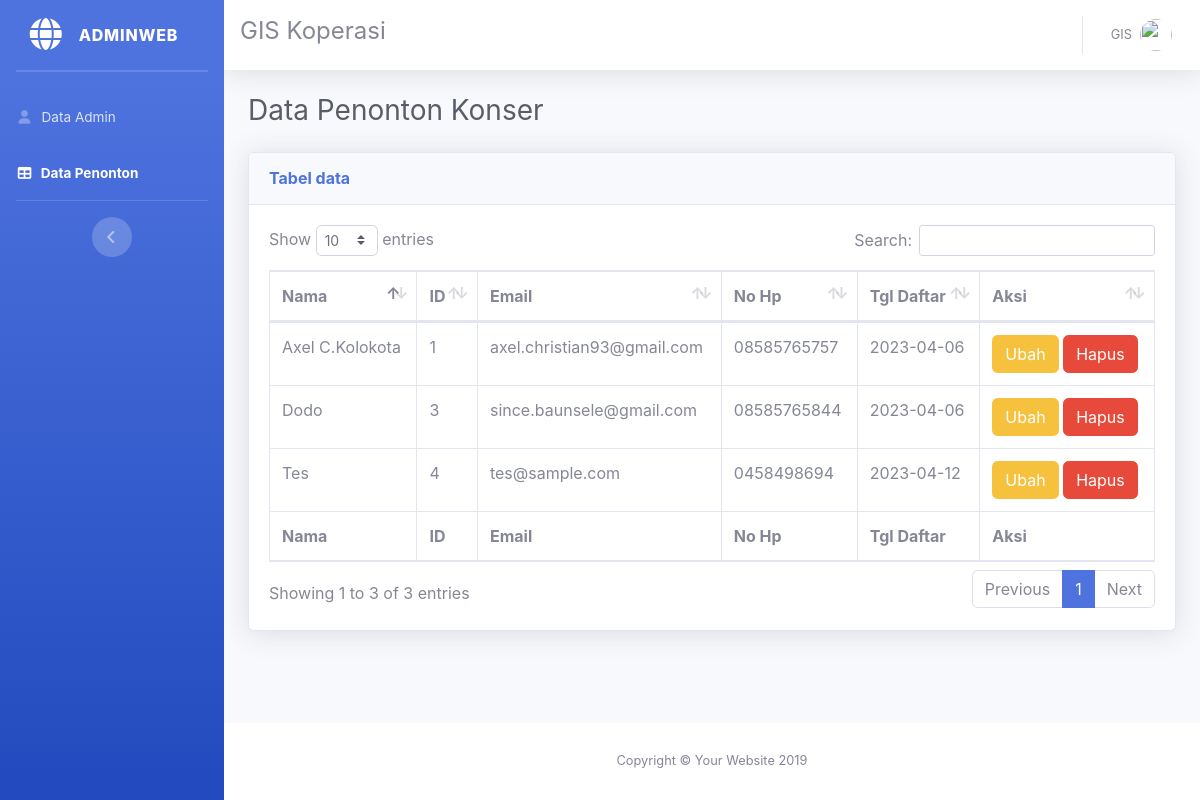
Page /admin/dashboard/manajemen_penonton/data_penonton.php on the committed database.
### tables this page shows
CREATE TABLE `penonton` (
  `id_penonton` int(11) NOT NULL,
  `nama` varchar(25) NOT NULL,
  `email` varchar(35) NOT NULL,
  `no_hp` varchar(11) NOT NULL,
  `tgl_daftar` date NOT NULL
);

### admin/dashboard/manajemen_penonton/func_penonton.php (called while the page is built, shortened)
<?php
    require "../connection.php";
    function query_view ($query_view) {
        global $conn;
        $result = mysqli_query ($conn, $query_view);
        $rows = [];
        while ( $row = mysqli_fetch_assoc($result)) {
            $rows [] = $row;
        }
        return $rows;
    }
?>

### admin/dashboard/manajemen_penonton/data_penonton.php (the view, shortened to what this page needs)
<?php
include "../connection.php";
include "func_penonton.php";
 $data_view   =   query_view ( "SELECT * FROM penonton");
?>
<!DOCTYPE html>
<html lang="en">
<head>
  <link href="../assets/vendor/fontawesome-free/css/all.min.css" rel="stylesheet" type="text/css">
  <link href="../assets/css/sb-admin-2.min.css" rel="stylesheet">
  <link href="../assets/vendor/datatables/dataTables.bootstrap4.min.css" rel="stylesheet">
</head>
<body id="page-top">
  <div id="wrapper">
    <ul class="navbar-nav bg-gradient-primary sidebar sidebar-dark accordion" id="accordionSidebar">
      <a class="sidebar-brand d-flex align-items-center justify-content-center" href="../index.php">
        <div class="sidebar-brand-icon">
          <i class="fas fa-globe"></i>
        </div>
        <div class="sidebar-brand-text mx-3">Adminweb</div>
      </a>
      <hr class="sidebar-divider my-0">
      <hr class="sidebar-divider">
      <li class="nav-item">
        <a class="nav-link" href="../manajemen_admin/data_user.php">
          <i class="fas fa-fw fa-user"></i>
          <span>Data Admin</span></a>
      </li>
      <li class="nav-item active">
        <a class="nav-link" href="data_penonton.php">
          <i class="fas fa-fw fa-table"></i>
          <span>Data Penonton</span></a>
      </li>
      <hr class="sidebar-divider d-none d-md-block">
      <div class="text-center d-none d-md-inline">
        <button class="rounded-circle border-0" id="sidebarToggle"></button>
      </div>
    </ul>
    <div id="content-wrapper" class="d-flex flex-column">
      <div id="content">
        <nav class="navbar navbar-expand navbar-light bg-white topbar mb-4 static-top shadow">
          <h4>GIS Koperasi</h4>
          <ul class="navbar-nav ml-auto">
            <li class="nav-item dropdown no-arrow">
              <a class="nav-link dropdown-toggle" href="#" id="userDropdown" role="button" data-toggle="dropdown" aria-haspopup="true" aria-expanded="false">
                <span class="mr-2 d-none d-lg-inline text-gray-600 small">GIS</span>
                <img class="img-profile rounded-circle" src="https://source.unsplash.com/QAB-WJcbgJk/60x60">
              </a>
            </li>
          </ul>
        </nav>
        <div class="container-fluid">
          <div class="row">
              <div class="col">
                  <h1 class="h3 mb-4 text-gray-800">Data Penonton Konser</h1>
              </div>
            </div>
          <div class="card shadow mb-4">
            <div class="card-header py-3">
              <h6 class="m-0 font-weight-bold text-primary">Tabel data</h6>
            </div>
            <div class="card-body">
              <div class="table-responsive">
                <table class="table table-bordered" id="dataTable" width="100%" cellspacing="0">
                  <thead>
                    <tr>
                      <th>Nama</th>
                      <th>ID</th>
                      <th>Email</th>
                      <th>No Hp</th>
                      <th>Tgl Daftar</th>
                      <th>Aksi</th>
                    </tr>
                  </thead>
                  <tfoot>
                    <tr>
                    <th>Nama</th>
                    <th>ID</th>
                      <th>Email</th>
                      <th>No Hp</th>
                      <th>Tgl Daftar</th>
                      <th>Aksi</th>
                    </tr>
                  </tfoot>
                  <tbody>
                    <?php
                            foreach ($data_view as $row) {
                            ?>
                                <tr>
                                    <td><?php echo $row ['nama'];?></td>
                                    <td><?php echo $row ['id_penonton'];?></td>
                                    <td><?php echo $row ['email'];?></td>
                                    <td><?php echo $row ['no_hp'];?></td>
                                    <td><?php echo $row ['tgl_daftar'];?></td>
                                    <td><a href="edit.php?id_penonton=<?php echo  $row ['id_penonton'];?>"><button class="btn btn-warning">Ubah</button></a>
                                      <a href="delete.php?id_penonton=<?php echo $row ['id_penonton'];?>" onclick="return confirm ('Hapus Data ?');"><button class="btn btn-danger">Hapus</button></a>
                                    </td>
                                </tr>
                            <?php
                            }
                        ?>
                  </tbody>
                </table>
              </div>
            </div>
          </div>
        </div>
      </div>
      <footer class="sticky-footer bg-white">
        <div class="container my-auto">
          <div class="copyright text-center my-auto">
            <span>Copyright &copy; Your Website 2019</span>
          </div>
        </div>
      </footer>
    </div>
  </div>
</body>
</html>

### rows in the picture
penonton: nama "Axel C.Kolokota", id_penonton "1", email "axel.christian93@gmail.com", no_hp "08585765757", tgl_daftar "2023-04-06"
penonton: nama "Dodo", id_penonton "3", email "since.baunsele@gmail.com", no_hp "08585765844", tgl_daftar "2023-04-06"
penonton: nama "Tes", id_penonton "4", email "tes@sample.com", no_hp "0458498694", tgl_daftar "2023-04-12"
